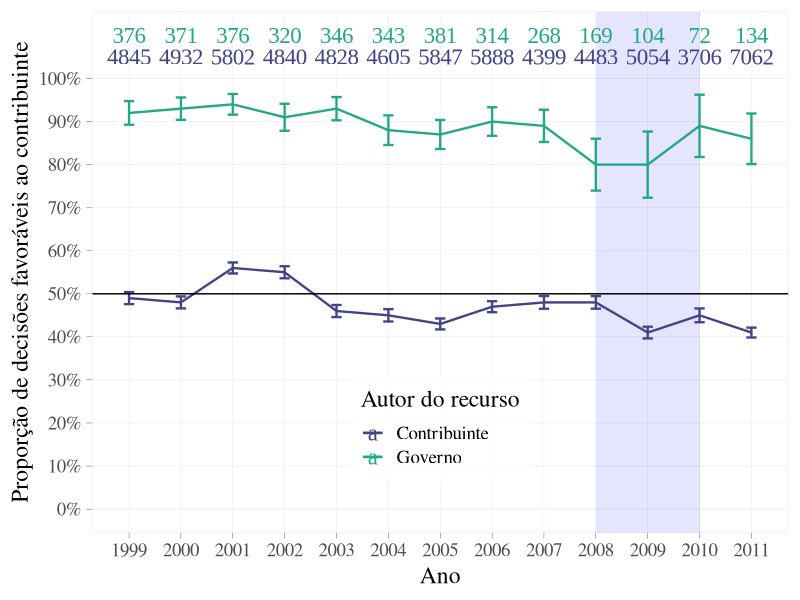

Generate this figure with R: (Note: this script raises an error after producing the figure.)
## code to prepare `grafico` dataset goes here

# figura 1 ----------------------------------------------------------------

totais <- list(
  ano = 1999:2011,
  voluntario_n = c(4845, 4932, 5802, 4840, 4828, 4605, 5847, 5888, 4399, 4483, 5054, 3706, 7062),
  voluntario_p = c(49, 48, 56, 55, 46, 45, 43, 47, 48, 48, 41, 45, 41),
  oficio_n = c(376, 371, 376, 320, 346, 343, 381, 314, 268, 169, 104, 72, 134),
  oficio_p = c(92, 93, 94, 91, 93, 88, 87, 90, 89, 80, 80, 89, 86)
) |>
  tibble::as_tibble() |>
  tidyr::pivot_longer(-ano) |>
  tidyr::separate("name", c("tipo_recurso", "variavel"), sep = "_") |>
  tidyr::pivot_wider(names_from = variavel, values_from = value) |>
  dplyr::mutate(
    p = p/100,
    ic_min =  p - qnorm(.975) * sqrt(p * (1 - p) / n),
    ic_max =  p + qnorm(.975) * sqrt(p * (1 - p) / n),
    tipo_recurso = dplyr::case_match(
      tipo_recurso, "oficio" ~ "Governo", "voluntario" ~ "Contribuinte"
    )
  )

p <- totais |>
  ggplot2::ggplot(ggplot2::aes(x = ano, y = p, colour = tipo_recurso)) +
  ggplot2::geom_rect(
    xmin = 2008, xmax = 2010, ymin = -1, ymax = 2,
    colour = "transparent",
    fill = "blue", alpha = .005
  ) +
  ggplot2::geom_line(linewidth = .8) +
  ggplot2::geom_errorbar(
    ggplot2::aes(ymin = ic_min, ymax = ic_max),
    width = 0.2, linewidth = .8
  ) +
  ggplot2::geom_hline(yintercept = 0.5) +
  ggplot2::geom_text(
    ggplot2::aes(label = n, y = 1.05),
    data = dplyr::filter(totais, tipo_recurso == "Contribuinte"),
    family = "Times New Roman", size = 5.8
  ) +
  ggplot2::geom_text(
    ggplot2::aes(label = n, y = 1.1),
    data = dplyr::filter(totais, tipo_recurso == "Governo"),
    family = "Times New Roman", size = 5.8
  ) +
  ggplot2::scale_y_continuous(
    limits = c(0, 1.1), breaks = 0:10/10,
    labels = scales::percent
  ) +
  ggplot2::scale_x_continuous(breaks = 1999:2011) +
  ggplot2::scale_colour_viridis_d(begin = .2, end = .6) +
  ggplot2::theme_bw(17) +
  ggplot2::theme(
    text = ggplot2::element_text(family = "Times"),
    panel.grid.minor = ggplot2::element_blank(),
    panel.grid.major = ggplot2::element_line(colour = "gray85", linewidth = .1),
    panel.border = ggplot2::element_rect(colour = "gray85", linewidth = .1),
    axis.ticks = ggplot2::element_line(colour = "black", linewidth = .1),
    legend.position = c(.5, .2),
    legend.background = ggplot2::element_rect(fill = "#ffffffaa")
  ) +
  ggplot2::labs(
    x = "Ano",
    y = "Proporção de decisões favoráveis ao contribuinte",
    colour = "Autor do recurso"
  )

ggplot2::ggsave("data-raw/figura1.pdf", p, width = 9, height = 6)


# figura 2 ----------------------------------------------------------------

datas <- seq.Date(
  from = as.Date("1999-01-01"), to = as.Date("2011-12-31"),
  by = "quarter"
)
datas <- glue::glue("{format(datas, '%Y')} T{lubridate::quarter(datas)}")

totais <- tibble::tibble(
  label = datas,
  x = c(
    NA, 46.5, 46, 48.2,  # 1999
    48.5, 49, 48.2, 45, # 2000
    53, 59, 63, 51, # 2001
    54.5, 52, 57, 52.1, # 2002
    47.4,44, 44, 47.5, # 2003
    48, 45, 44.5, 42, # 2004
    41.5, 44, 41.5, 43, # 2005
    43.5, 45, 53.5, 45.8, # 2006
    48.5, 48, 45.5, 48, # 2007
    48, 50, 48.1, 47, # 2008
    39.1, 39.5, 42.1, 44.1, # 2009
    49, 40.8, 49.2, 42, # 2010
    43.9, 41.1, 42, 41 # 2011
  ),
  y = c(
    NA, 1100, 1090, 1095,   # 1999
    1500, 1900, 1250, 1090, # 2000
    1120, 1100, 1080, 1050, # 2001
    1550, 1600, 1880, 1300, # 2002
    1700, 1500, 2050, 1520, # 2003
    1450, 1550, 1895, 1000, # 2004
    1930, 1800, 1200, 1380, # 2005
    1330, 1500, 1550, 1080, # 2006
    2200, 2990, 2450, 1070, # 2007
    1150, 1320, 1020, 0600, # 2008
    1020, 0580, 0590, 0300, # 2009
    0330, 0400, 0310, 0100, # 2010
    0090, 0090, 0070, 0050  # 2011
  )
)

p <- totais |>
  ggplot2::ggplot() +
  ggplot2::aes(x = x/100, y = y, label = label) +
  ggplot2::geom_text(family = "Times") +
  ggplot2::geom_smooth(method = "lm", se = FALSE) +
  ggplot2::labs(
    x = "Proporção de decisões favoráveis ao contribuinte",
    y = "Número de casos novos (no trimestre seguinte)",
  ) +
  ggplot2::scale_x_continuous(labels = scales::percent) +
  ggplot2::theme_bw(17) +
  ggplot2::theme(
    text = ggplot2::element_text(family = "Times"),
    panel.grid.minor = ggplot2::element_blank(),
    panel.grid.major = ggplot2::element_line(colour = "gray85", linewidth = .1),
    panel.border = ggplot2::element_rect(colour = "gray85", linewidth = .1),
    axis.ticks = ggplot2::element_line(colour = "black", linewidth = .1),
    legend.position = c(.5, .2),
    legend.background = ggplot2::element_rect(fill = "#ffffffaa")
  )

p

ggplot2::ggsave("data-raw/figura2.pdf", p, width = 9, height = 6)

# figura 3 ----------------------------------------------------------------

totais <- list(
  ano = 1999:2011,
  ltda_n = c(2971, 2968, 3155, 2720, 2420, 2400, 3205, 3251, 2541, 2641, 2567, 2036, 3632),
  ltda_p = c(49, 51, 53, 50.5, 49, 47, 46, 52, 52.2, 51, 49, 46, 45),
  nltda_n = c(1874, 1964, 2647, 2120, 2408, 2205, 2642, 2637, 1858, 1842, 2487, 1670, 3433),
  nltda_p = c(51, 42, 60, 58, 43, 43, 39.8, 39.8, 43, 44.5, 34.5, 44, 38)
) |>
  tibble::as_tibble() |>
  tidyr::pivot_longer(-ano) |>
  tidyr::separate("name", c("tipo_empresa", "variavel"), sep = "_") |>
  tidyr::pivot_wider(names_from = variavel, values_from = value) |>
  dplyr::mutate(
    p = p/100,
    tipo_empresa = dplyr::case_match(
      tipo_empresa, "ltda" ~ "Limitada", "nltda" ~ "Não Limitada"
    )
  )

p <- totais |>
  ggplot2::ggplot(ggplot2::aes(x = ano, y = p, colour = tipo_empresa)) +
  ggplot2::geom_rect(
    xmin = 2008, xmax = 2010, ymin = -1, ymax = 2,
    colour = "transparent",
    fill = "blue", alpha = .005
  ) +
  ggplot2::geom_line(linewidth = .8) +
  ggplot2::geom_point() +
  ggplot2::geom_hline(yintercept = 0.5) +
  ggrepel::geom_text_repel(
    ggplot2::aes(label = n),
    family = "Times New Roman", size = 4
  ) +
  ggplot2::scale_y_continuous(
    limits = c(.3, .7), breaks = 0:10/10,
    labels = scales::percent
  ) +
  ggplot2::scale_x_continuous(breaks = 1999:2011) +
  ggplot2::scale_colour_viridis_d(begin = .2, end = .6) +
  ggplot2::theme_bw(15) +
  ggplot2::theme(
    text = ggplot2::element_text(family = "Times"),
    panel.grid.minor = ggplot2::element_blank(),
    panel.grid.major = ggplot2::element_line(colour = "gray85", linewidth = .1),
    panel.border = ggplot2::element_rect(colour = "gray85", linewidth = .1),
    axis.ticks = ggplot2::element_line(colour = "black", linewidth = .1),
    legend.position = c(.5, .87),
    legend.background = ggplot2::element_rect(fill = "#ffffffaa")
  ) +
  ggplot2::labs(
    x = "Ano",
    y = "Proporção de decisões favoráveis ao contribuinte",
    colour = "Autor do recurso"
  )

p

ggplot2::ggsave("data-raw/figura3.pdf", p, width = 9, height = 6)


